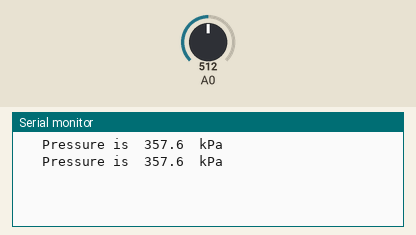
The sketch below on a simulated Arduino Uno, built with avr-gcc and run on an emulated ATmega328P. Parts: the last lines printed to the serial monitor. Inputs (shaded band) come from the test bench; at power-on: A0 = 512.

Above: at 1.2 s.
1.3 s: A0 set to 716
At 2.5 s:
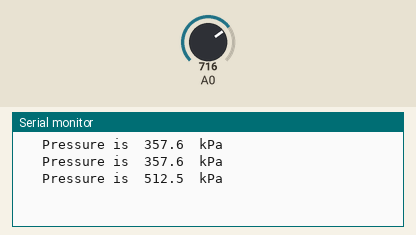
2.8 s: A0 set to 900
At 3.4 s:
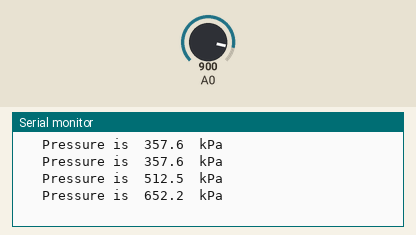
Timing chart, 0 to 5.8 s (numbered marks = the images above; inputs shaded):
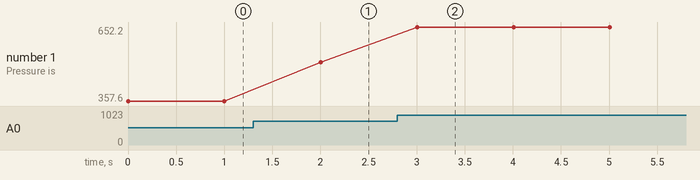

Measured:
- after the input at 1.3 s, the serial monitor: prints a new line after 0.70 s (image 1)
- after the input at 2.8 s, the serial monitor: prints a new line after 0.21 s (image 2)
- plotted number 1: 357.6 → 512.5 after the input at 1.3 s, 512.5 → 652.2 after the input at 2.8 s

The sketch:

pressure.ino
```cpp
#include "Drucksensor.hpp"
#define SERIAL Serial

Drucksensor mySensor(A0);

void setup() {
  SERIAL.begin(9600);
}

void loop() {
  mySensor.update();
  SERIAL.print("   Pressure is  ");
  SERIAL.print(mySensor.getValue(),1); // one decimal places
  SERIAL.println("  kPa");
  delay(1000);
}
```

Drucksensor.cpp
```cpp
#include "Drucksensor.hpp"
#include "Arduino.h"

Drucksensor::Drucksensor(int pin)
{
  this->sensorPin = pin;
  this->pressure = 0;

}

void Drucksensor::update()
{
  int rawValue; // A/D readings
  int offset = 410; // zero pressure adjust
  int fullScale = 9630; // max pressure (span) adjust

  rawValue = 0;
  for (int x = 0; x < 10; x++) rawValue = rawValue + analogRead(this->sensorPin);
  this->pressure = (rawValue - offset) * 700.0 / (fullScale - offset); // pressure conversion
}

float Drucksensor::getValue()
{
  return this->pressure;
}
```

Drucksensor.hpp
```cpp
#ifndef DRUCKSENSOR
#define DRUCKSENSOR

class Drucksensor
{
  private:
    int sensorPin;
    float pressure;
  public:
    Drucksensor(int);
    void update();
    float getValue();
};

#endif
```
